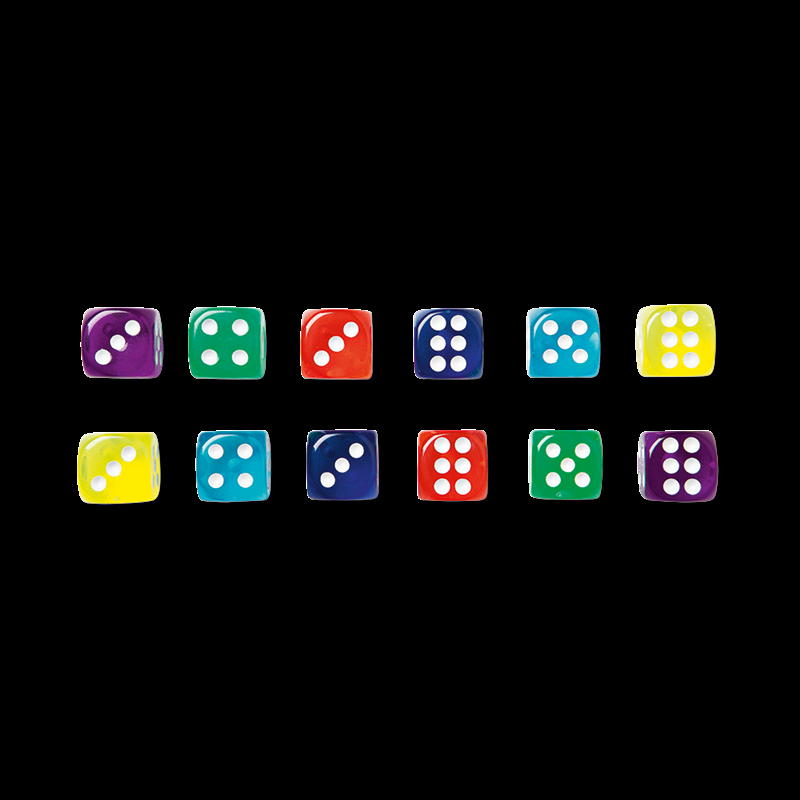
#> input picture dobbelstenen.png, 800 x 800 px, found by its file name
$ python Op5.py
#> lines starting #> are read from the running program, lines starting #| are printed output that depends on the picture; after the words box and inside, x2 and y2 are one past the last pixel; in counts of white or black regions, pixels touching at a corner belong together
import numpy as np
import cv2
import math

def getEyes(num, img, orgimg, tx, ty):
    ret, th = cv2.threshold(img, 230, 255, cv2.THRESH_BINARY)
    contours, hierarchy = cv2.findContours(th, cv2.RETR_TREE, cv2.CHAIN_APPROX_SIMPLE)
    count = 0
    for cnr in range(len(contours)):
        cnt = contours[cnr]
        perimeter = cv2.arcLength(cnt, True)
        area = cv2.contourArea(cnt)
        if perimeter == 0 or area == 0:
            continue
        factor = 4 * np.pi * area / perimeter ** 2
        if factor > 0.5 and area > 10:
            count += 1
    cv2.putText(orgimg, '%s' % count, (tx, ty), cv2.QT_FONT_NORMAL, 1, (255, 255, 255), 2, cv2.LINE_AA)
    eyes.append(count)

img = cv2.imread("D:/HW/OpenCV Workshop - distro2/OpenCV Workshop/dobbelstenen.png")
#> img is the input picture: shape (800, 800, 3); mean B, G, R 12.7, 14.2, 13.3
gray = cv2.cvtColor(img, cv2.COLOR_BGR2GRAY)
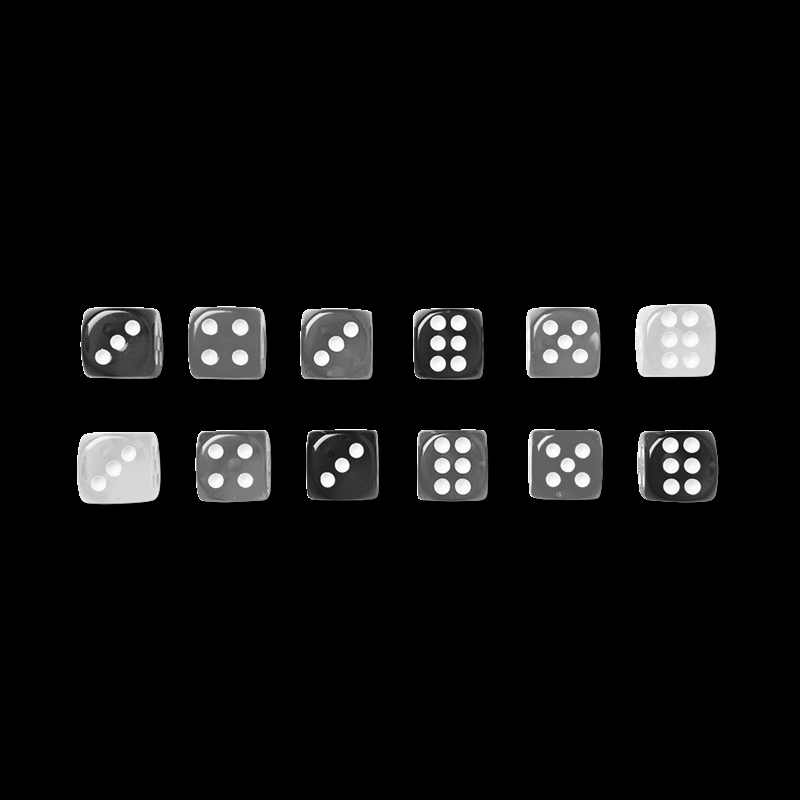
#> gray: shape (800, 800); min 0, max 255, mean 13.7
grayBlur = cv2.GaussianBlur(gray, (3, 3), 0)
ret, th = cv2.threshold(grayBlur, 5, 255, cv2.THRESH_BINARY)
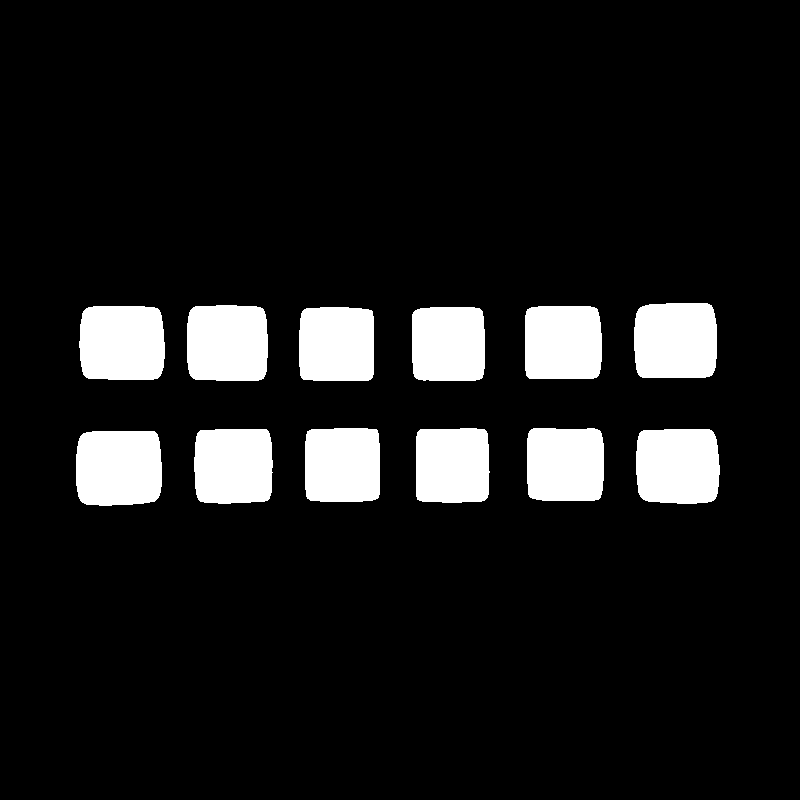
#> th: shape (800, 800); 10.6% white; 12 white regions
contours, hierarchy = cv2.findContours(th, cv2.RETR_TREE, cv2.CHAIN_APPROX_SIMPLE)
#> contours = 12 contours; largest, box (x1, y1, x2, y2) and area: (76, 431, 162, 506) 5927, (79, 306, 165, 380) 5848, (634, 303, 717, 378) 5798, (636, 429, 720, 504) 5741, (187, 305, 268, 381) 5724
eyes = []

num = 0
for cnr in range(len(contours)):
    cnt = contours[cnr]

    num += 1
    x, y, w, h = cv2.boundingRect(cnt)
    die = grayBlur[y:y + h, x:x + w]
    getEyes(num, die, img, x, y)
#> this loop made 12 passes
#> (x, y, w, h) on passes 1 to 12: (76, 431, 86, 75), (636, 429, 84, 75), (194, 429, 79, 75), (527, 428, 77, 73), (416, 428, 74, 75), (305, 428, 75, 74), (412, 307, 73, 74), (299, 307, 75, 74), (525, 306, 77, 73), (79, 306, 86, 74), (187, 305, 81, 76), (634, 303, 83, 75)
#> pass 1, `die = grayBlur[y:y + h, x:x + w]`:
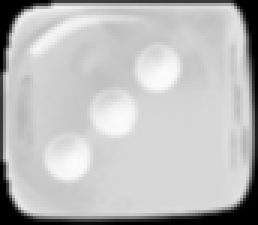
#> die: shape (75, 86) (shown 3 times larger); min 0, max 251, mean 187.8
#> pass 1, in getEyes, `ret, th = cv2.threshold(img, 230, 255, cv2.THRESH_BINARY)`:
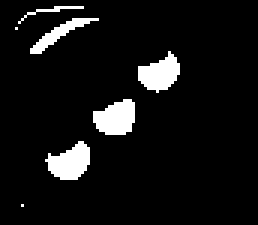
#> th: shape (75, 86) (shown 3 times larger); 7.4% white; 7 white regions (2 under 20 px), largest, box (x1, y1, x2, y2) and area: (31, 33, 45, 45) 127, (15, 47, 30, 60) 126, (46, 17, 60, 31) 119, (10, 6, 33, 18) 77, (6, 2, 28, 8) 24
#> pass 2, `die = grayBlur[y:y + h, x:x + w]`:
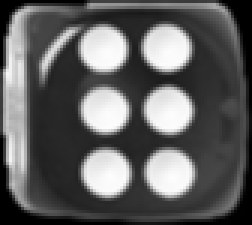
#> die: shape (75, 84) (shown 3 times larger); min 0, max 253, mean 96.3
#> pass 2, in getEyes (call 2), `ret, th = cv2.threshold(img, 230, 255, cv2.THRESH_BINARY)`:
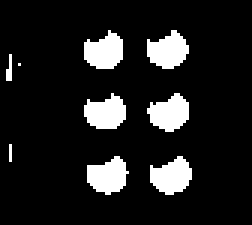
#> th: shape (75, 84) (shown 3 times larger); 12% white; 9 white regions (3 under 20 px), largest, box (x1, y1, x2, y2) and area: (50, 52, 64, 65) 125, (49, 10, 63, 23) 124, (29, 52, 43, 65) 124, (49, 31, 63, 44) 123, (28, 10, 41, 23) 122, (28, 31, 42, 43) 121
#> after the loop, num = 12

eyes.sort()
print('Sorted:', eyes)
#| Sorted: [3, 3, 3, 3, 4, 4, 5, 5, 6, 6, 6, 6]
cv2.imshow('dobbelstenen', img)
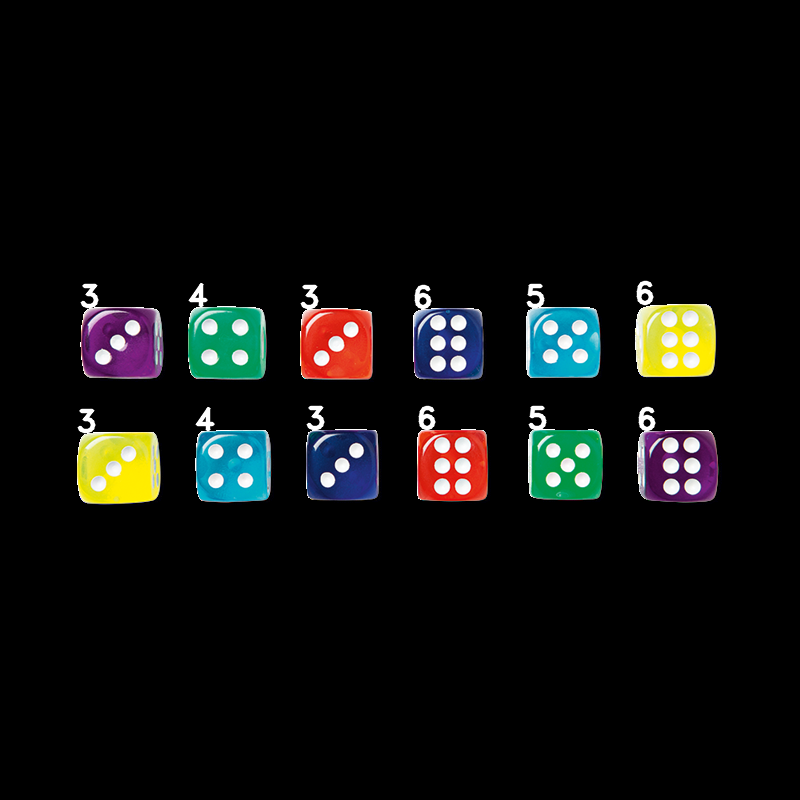
#> window 'dobbelstenen': shape (800, 800, 3); mean B, G, R 13.8, 15.3, 14.4

cv2.waitKey(0)
cv2.destroyAllWindows()
